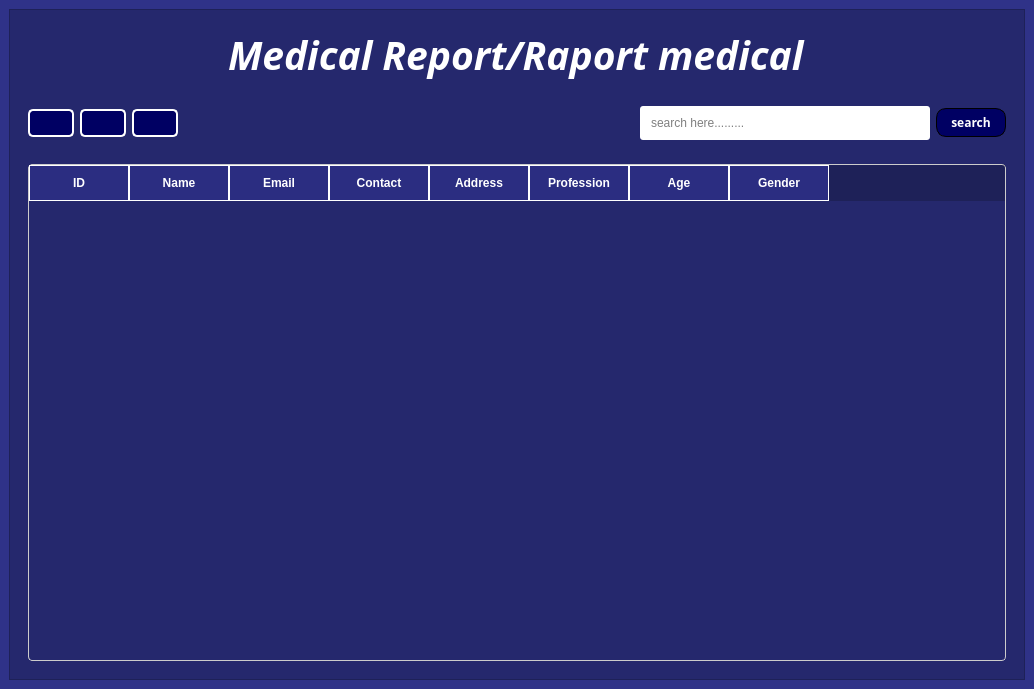
<?xml version="1.0" encoding="UTF-8"?>
<ui version="4.0">
 <class>MainWindow</class>
 <widget class="QMainWindow" name="MainWindow">
  <property name="geometry">
   <rect>
    <x>0</x>
    <y>0</y>
    <width>1034</width>
    <height>689</height>
   </rect>
  </property>
  <property name="windowTitle">
   <string>MainWindow</string>
  </property>
  <property name="styleSheet">
   <string notr="true">              /*  background: qlineargradient(x1: 0, y1: 0, x2: 1, y2: 0,  Horizontal gradient
                                        stop: 0 #eff6ff, stop: 1 #dbeafe);  
background-color: rgb(88, 162, 157);*/
background-color: rgba(44, 47, 134, 200);
color: white;</string>
  </property>
  <widget class="QWidget" name="centralwidget">
   <property name="styleSheet">
    <string notr="true">

QPushButton{
	border-radius: 9px;
	padding: 4px;
	background-color: rgb(0, 221, 255);
	
	background-color: rgb(0, 0, 99);
	
}</string>
   </property>
   <layout class="QVBoxLayout" name="verticalLayout_4">
    <item>
     <widget class="QFrame" name="frame">
      <property name="styleSheet">
       <string notr="true">background-color: rgba(0, 0, 0, 50);</string>
      </property>
      <property name="frameShape">
       <enum>QFrame::StyledPanel</enum>
      </property>
      <property name="frameShadow">
       <enum>QFrame::Raised</enum>
      </property>
      <layout class="QVBoxLayout" name="verticalLayout">
       <item>
        <widget class="QFrame" name="frame_2">
         <property name="styleSheet">
          <string notr="true">background-color: none;
border: none;</string>
         </property>
         <property name="frameShape">
          <enum>QFrame::StyledPanel</enum>
         </property>
         <property name="frameShadow">
          <enum>QFrame::Raised</enum>
         </property>
         <layout class="QVBoxLayout" name="verticalLayout_6">
          <item alignment="Qt::AlignHCenter">
           <widget class="QLabel" name="label_4">
            <property name="font">
             <font>
              <family>Monotype Corsiva</family>
              <pointsize>29</pointsize>
              <italic>true</italic>
              <bold>true</bold>
             </font>
            </property>
            <property name="text">
             <string>Medical Report/Raport medical</string>
            </property>
           </widget>
          </item>
         </layout>
        </widget>
       </item>
       <item>
        <widget class="QFrame" name="frame_3">
         <property name="styleSheet">
          <string notr="true">QPushButton{
	border: 2px solid white;
	border-radius: 5px;
	background-color: rgb(0, 0, 99);
	padding: 5px;
}

QPushButton:hover{
	border: 2px solid white;
	border-radius: 5px;	
	background-color: rgb(154, 154, 154);
	padding: 5px;
}

#searchButton{
	border: 1px solid #000000;
	border-radius: 10px;
	color: white;
}

QLineEdit{
	border: 1px solid #000000;
	border-radius: 10px;
	background-color: rgb(255, 255, 255);
	border-color: rgb(0, 0, 127);
	padding: 3px;
}
#frame_3{
	background-color: none;
border: none;
}</string>
         </property>
         <property name="frameShape">
          <enum>QFrame::StyledPanel</enum>
         </property>
         <property name="frameShadow">
          <enum>QFrame::Raised</enum>
         </property>
         <layout class="QHBoxLayout" name="horizontalLayout_7">
          <item>
           <layout class="QHBoxLayout" name="horizontalLayout_8">
            <item>
             <widget class="QPushButton" name="create_form">
              <property name="text">
               <string/>
              </property>
              <property name="icon">
               <iconset resource="../../static.qrc">
                <normaloff>:/logo/images/add_list_40px.png</normaloff>:/logo/images/add_list_40px.png</iconset>
              </property>
              <property name="iconSize">
               <size>
                <width>26</width>
                <height>26</height>
               </size>
              </property>
             </widget>
            </item>
            <item>
             <widget class="QPushButton" name="view_prescription">
              <property name="text">
               <string/>
              </property>
              <property name="icon">
               <iconset resource="../../static.qrc">
                <normaloff>:/logo/images/edit_property_64px.png</normaloff>:/logo/images/edit_property_64px.png</iconset>
              </property>
              <property name="iconSize">
               <size>
                <width>26</width>
                <height>26</height>
               </size>
              </property>
             </widget>
            </item>
            <item>
             <widget class="QPushButton" name="pushButton">
              <property name="text">
               <string/>
              </property>
              <property name="icon">
               <iconset resource="../../static.qrc">
                <normaloff>:/logo/images/synchronize_40px.png</normaloff>:/logo/images/synchronize_40px.png</iconset>
              </property>
              <property name="iconSize">
               <size>
                <width>26</width>
                <height>26</height>
               </size>
              </property>
             </widget>
            </item>
           </layout>
          </item>
          <item>
           <spacer name="horizontalSpacer_3">
            <property name="orientation">
             <enum>Qt::Horizontal</enum>
            </property>
            <property name="sizeHint" stdset="0">
             <size>
              <width>387</width>
              <height>20</height>
             </size>
            </property>
           </spacer>
          </item>
          <item>
           <layout class="QHBoxLayout" name="horizontalLayout_9">
            <item>
             <widget class="QLineEdit" name="lineEdit">
              <property name="minimumSize">
               <size>
                <width>290</width>
                <height>0</height>
               </size>
              </property>
              <property name="maximumSize">
               <size>
                <width>290</width>
                <height>16777215</height>
               </size>
              </property>
              <property name="styleSheet">
               <string notr="true">border: 1px solod black;
border-radius: 3px;
color: rgb(0, 0, 0);
padding: 9px;</string>
              </property>
              <property name="placeholderText">
               <string>search here.........</string>
              </property>
             </widget>
            </item>
            <item>
             <widget class="QPushButton" name="searchButton">
              <property name="minimumSize">
               <size>
                <width>70</width>
                <height>0</height>
               </size>
              </property>
              <property name="maximumSize">
               <size>
                <width>70</width>
                <height>16777215</height>
               </size>
              </property>
              <property name="font">
               <font>
                <family>Quincy</family>
                <pointsize>9</pointsize>
                <bold>true</bold>
               </font>
              </property>
              <property name="text">
               <string>search</string>
              </property>
              <property name="icon">
               <iconset resource="../../static.qrc">
                <normaloff>:/logo/images/find_and_replace_64px.png</normaloff>:/logo/images/find_and_replace_64px.png</iconset>
              </property>
             </widget>
            </item>
           </layout>
          </item>
         </layout>
        </widget>
       </item>
       <item>
        <widget class="QFrame" name="frame_4">
         <property name="styleSheet">
          <string notr="true">#frame_4{
background-color: none;
border: none;
}</string>
         </property>
         <property name="frameShape">
          <enum>QFrame::StyledPanel</enum>
         </property>
         <property name="frameShadow">
          <enum>QFrame::Raised</enum>
         </property>
         <layout class="QVBoxLayout" name="verticalLayout_7">
          <item>
           <widget class="QTableWidget" name="tableWidget">
            <property name="tabletTracking">
             <bool>true</bool>
            </property>
            <property name="styleSheet">
             <string notr="true">            QTableWidget {
                background-color: transparent;
                border: 1px solid #ccc;
                border-radius: 4px;
                gridline-color: #ccc;
                selection-background-color: rgb(0, 0, 99);
                selection-color: #ffffff;
                color: white;
				font: 800 12pt &quot;Manrope ExtraBold&quot;;
            }

            QHeaderView::section {
                background-color: rgba(44, 47, 134, 230);
                color: white;
                padding: 8px;
                border: 1px solid white;
                font-weight: 900;
            }

            QHeaderView {
				font: 14pt &quot;Quincy&quot;;
				font-weight: 900;
            }

            QTableWidget::item:selected {
                background-color: #0078d7;
                color: white;
                font-weight: 900;
            }</string>
            </property>
            <property name="sortingEnabled">
             <bool>true</bool>
            </property>
            <column>
             <property name="text">
              <string>ID</string>
             </property>
             <property name="font">
              <font>
               <bold>true</bold>
              </font>
             </property>
            </column>
            <column>
             <property name="text">
              <string>Name</string>
             </property>
             <property name="font">
              <font>
               <bold>true</bold>
              </font>
             </property>
            </column>
            <column>
             <property name="text">
              <string>Email</string>
             </property>
             <property name="font">
              <font>
               <bold>true</bold>
              </font>
             </property>
            </column>
            <column>
             <property name="text">
              <string>Contact</string>
             </property>
             <property name="font">
              <font>
               <bold>true</bold>
              </font>
             </property>
            </column>
            <column>
             <property name="text">
              <string>Address</string>
             </property>
             <property name="font">
              <font>
               <bold>true</bold>
              </font>
             </property>
            </column>
            <column>
             <property name="text">
              <string>Profession</string>
             </property>
             <property name="font">
              <font>
               <bold>true</bold>
              </font>
             </property>
            </column>
            <column>
             <property name="text">
              <string>Age</string>
             </property>
             <property name="font">
              <font>
               <bold>true</bold>
              </font>
             </property>
            </column>
            <column>
             <property name="text">
              <string>Gender</string>
             </property>
             <property name="font">
              <font>
               <bold>true</bold>
              </font>
             </property>
            </column>
           </widget>
          </item>
         </layout>
        </widget>
       </item>
      </layout>
     </widget>
    </item>
   </layout>
  </widget>
 </widget>
 <resources>
  <include location="../../static.qrc"/>
 </resources>
 <connections/>
</ui>
